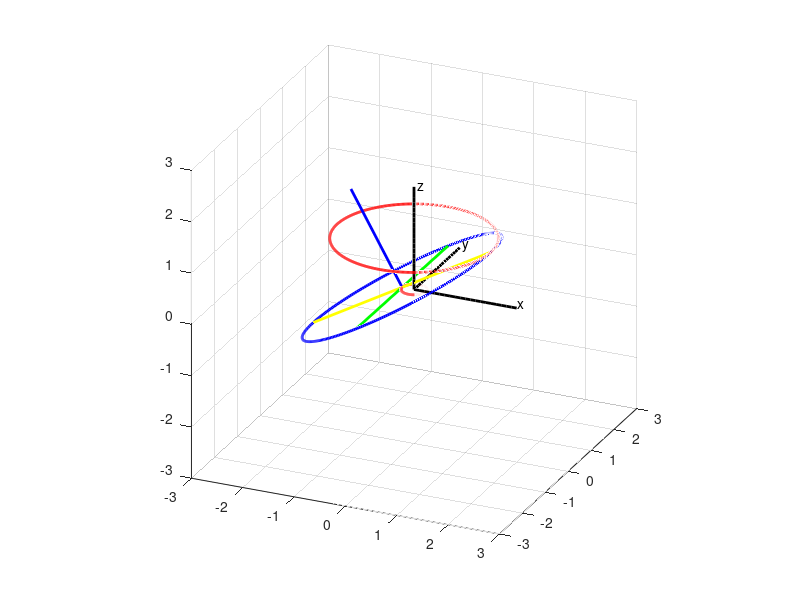

Recreate this plot in MATLAB.
% Plot moving 3D gear set with 1.5R-2R gears
% Mengtang Li
% Mar 30

% OK this is wrong. Check version 9

clear; clf; close all;

figure('OuterPosition', [50 50 1000 1000]);
grid minor; grid on; hold on;
% plot axes
xaxis_x = 0:0.1:2;
xaxis_y = zeros(1,size(xaxis_x,2));
xaxis_z = zeros(1,size(xaxis_x,2));

yaxis_x = zeros(1,size(xaxis_x,2));
yaxis_y = 0:0.1:2;
yaxis_z = zeros(1,size(xaxis_x,2));

zaxis_x = zeros(1,size(xaxis_x,2));
zaxis_y = zeros(1,size(xaxis_x,2));
zaxis_z = 0:0.1:2;

xlim([-3 3]); ylim([-3 3]); zlim([-3 3]);

plot3(xaxis_x,xaxis_y,xaxis_z,'k','linewidth',2);
grid on; grid minor; hold on;
plot3(yaxis_x,yaxis_y,yaxis_z,'k','linewidth',2);
plot3(zaxis_x,zaxis_y,zaxis_z,'k','linewidth',2);
% legend('x-axis', 'y-axis', 'z-axis');
text(2.0,0.05,0.05,'x');
text(0.05,2.0,0.05,'y');
text(0.05,0.05,2.0,'z');
daspect([1 1 1]);
view(24,24);

alpha = pi/6;
beta = pi/6;
R = 1;
L = (2*sqrt(3)-3)*R;
angle = 0:0.01:2*pi;
n = size(angle,2);
x_record1 = zeros(1,n);
y_record1 = zeros(1,n);
z_record1 = zeros(1,n);
x_record2 = zeros(1,n);
y_record2 = zeros(1,n);
z_record2 = zeros(1,n);
x_record3 = zeros(1,n);
y_record3 = zeros(1,n);
z_record3 = zeros(1,n);

plot3(L/2*cos(angle), L/2*sin(angle), 0*angle, 'r', 'linewidth',2)
plot3(1.5*R*cos(angle), 1.5*R*sin(angle), 0*angle+R, 'r', 'linewidth',2)
pause(2);

for i = 1:1:n
    wt = angle(i);
    
    Ainv = [ (3^(1/2)*cos(2*wt))/2,  (3^(1/2)*sin(2*wt))/2,    1/2;
        -sin(2*wt),               cos(2*wt),              0;
        -cos(2*wt)/2,            -sin(2*wt)/2,         3^(1/2)/2;];
    
    Binv = [ cos(-1.5*wt) sin(-1.5*wt) 0;
        -sin(-1.5*wt) cos(-1.5*wt) 0;
        0       0       1;];
    
    C = Binv*Ainv;
    % Now the C is correct
    
    % distance between origin and center of rotating circle
    R_x = -L/2*cos(2*wt);
    R_y = -L/2*sin(2*wt);
    R_z = 0;
    
    % the rotating circle [blue]
    theta = 0:0.02:2*pi;
    rho_x = 2*R*(cos(theta)*C(1,1)+sin(theta)*C(2,1));
    rho_y = 2*R*(cos(theta)*C(1,2)+sin(theta)*C(2,2));
    rho_z = 2*R*(cos(theta)*C(1,3)+sin(theta)*C(2,3));
    
    % vertex of normal vector of radius R in moving frame
    rho_xvt = 0+0+2*R*C(3,1);
    rho_yvt = 0+0+2*R*C(3,2);
    rho_zvt = 0+0+2*R*C(3,3);
    % 1st point (0 deg) in moving frame
    rho_x1 = 2*R*(cos(0)*C(1,1)+sin(0)*C(2,1));
    rho_y1 = 2*R*(cos(0)*C(1,2)+sin(0)*C(2,2));
    rho_z1 = 2*R*(cos(0)*C(1,3)+sin(0)*C(2,3));
    % 2nd point (90 deg) in moving frame
    rho_x2 = 2*R*(cos(pi/2)*C(1,1)+sin(pi/2)*C(2,1));
    rho_y2 = 2*R*(cos(pi/2)*C(1,2)+sin(pi/2)*C(2,2));
    rho_z2 = 2*R*(cos(pi/2)*C(1,3)+sin(pi/2)*C(2,3));
    % 3rd point (180 deg) in moving frame
    rho_x3 = 2*R*(cos(pi)*C(1,1)+sin(pi)*C(2,1));
    rho_y3 = 2*R*(cos(pi)*C(1,2)+sin(pi)*C(2,2));
    rho_z3 = 2*R*(cos(pi)*C(1,3)+sin(pi)*C(2,3));
    % 4th point (270 deg) in moving frame
    rho_x4 = 2*R*(cos(3*pi/2)*C(1,1)+sin(3*pi/2)*C(2,1));
    rho_y4 = 2*R*(cos(3*pi/2)*C(1,2)+sin(3*pi/2)*C(2,2));
    rho_z4 = 2*R*(cos(3*pi/2)*C(1,3)+sin(3*pi/2)*C(2,3));
    
    % center of moving circle in fixed frame
    r_x = R_x + rho_x;
    r_y = R_y + rho_y;
    r_z = R_z + rho_z;
    %vertex of normal vector of radius R in fixed frame
    r_xvt = R_x + rho_xvt;  x_record1(i) = r_xvt;
    r_yvt = R_y + rho_yvt;  y_record1(i) = r_yvt;
    r_zvt = R_z + rho_zvt;  z_record1(i) = r_zvt;
    % 1st point (0 deg) in fixed frame
    r_x1 = R_x + rho_x1;  x_record2(i) = r_x1;
    r_y1 = R_y + rho_y1;  y_record2(i) = r_y1;
    r_z1 = R_z + rho_z1;  z_record2(i) = r_z1;
    % 2nd point (90 deg) in fixed frame
    r_x2 = R_x + rho_x2;  x_record3(i) = r_x2;
    r_y2 = R_y + rho_y2;  y_record3(i) = r_y2;
    r_z2 = R_z + rho_z2;  z_record3(i) = r_z2;
    % 3rd point (180 deg) in fixed frame
    r_x3 = R_x + rho_x3;
    r_y3 = R_y + rho_y3;
    r_z3 = R_z + rho_z3;
    % 4th point (270 deg) in fixed frame
    r_x4 = R_x + rho_x4;
    r_y4 = R_y + rho_y4;
    r_z4 = R_z + rho_z4;
    
    plotcircle1 = plot3(r_x,r_y,r_z,'b','linewidth',2);
    plotline0 = plot3([R_x; r_xvt], [R_y; r_yvt], [R_z; r_zvt],'b','linewidth',2);
    plotline1 = plot3([r_x1; r_x3], [r_y1; r_y3], [r_z1; r_z3],'y','linewidth',2);
    plotline2 = plot3([r_x2; r_x4], [r_y2; r_y4], [r_z2; r_z4],'g','linewidth',2);
    
    
    pause(0.02);
    if (i < n)
        delete(plotcircle1);
        delete(plotline0);
        delete(plotline1);
        delete(plotline2);
    end
    
end
